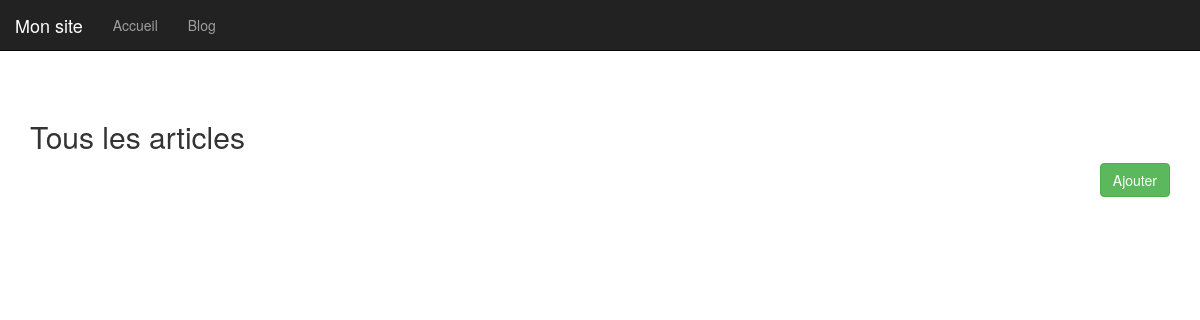
Before: /blog/ with the older database file.
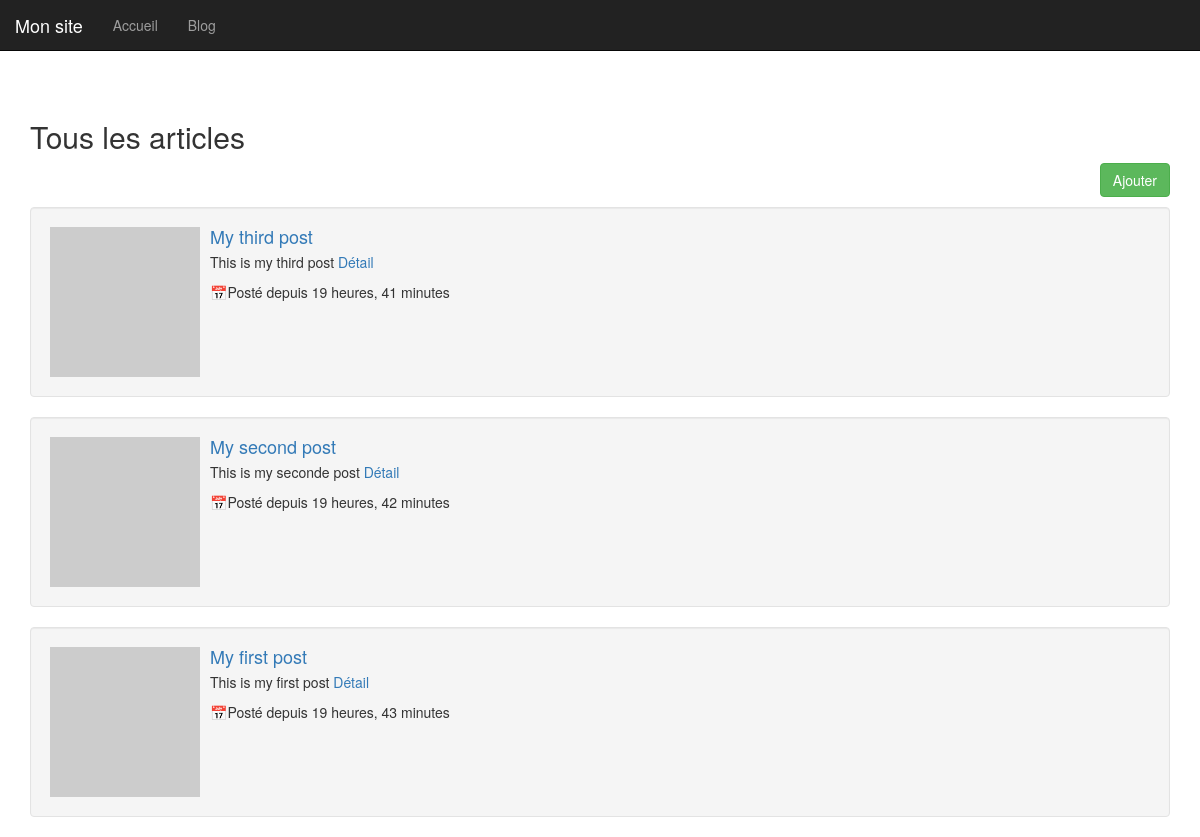
After: the same page with the newer database file.
### blog/models.py (models this page shows, shortened)
class Post(models.Model):
    created_at = models.DateTimeField('date de création', auto_now_add=True)
    updated_at = models.DateTimeField('date de mise à jour', auto_now=True)
    title = models.CharField('titre', max_length=50)
    content = models.TextField("contenu de l'article")
    image = models.ImageField('photo', upload_to="images/blog/", null=True)
    category = models.ForeignKey('Category', on_delete=models.CASCADE)
    class Meta:
        verbose_name = 'article'
        verbose_name_plural = 'articles'

### blog/views.py (the view)
# urls.py: path('', views.listing, name='posts'),
def listing(request):
    posts = Post.objects.order_by('-created_at')
    return render(request, 'blog/listing.html', {'posts': posts})

### blog/templates/blog/listing.html
{% extends 'base.html' %}
{% block content %}
{% include 'blog/list.html' with list_title='Tous les articles' %}
{% endblock content %}

### templates/base.html (shortened to what this page needs)
<!DOCTYPE html>
{% load static %}
<html lang="en">
<head>
    <link rel="stylesheet" href="{% static 'style.css' %}">
</head>
<body>
    {% include '_nav.html' %}
    <div style="margin-top:100px" class="container">
        {% block content %}
        {% endblock content %}
    </div>
</body>
</html>

### templates/_nav.html
<nav class="navbar-fixed-top navbar navbar-inverse" >
    <div class="container-fluid">
        <a class="navbar-brand" href="#">Mon site</a>
        <ul class="nav navbar-nav">
            <li><a href="{% url 'index' %}">Accueil</a></li>
            <li><a href="{% url 'blog:posts' %}">Blog</a></li>
        </ul>
    </div>
</nav>

### blog/templates/blog/list.html
<h2 class="">{{ list_title }}</h2>
<p class="text-right"><a href="{% url 'blog:add_post' %}" class="btn btn-success">Ajouter</a></p>
<div >
   {% for post in posts %}
         <div class="well">
            <div class="media">
               <div class="media-left">
                  {% if post.image %}
                     <img src="{{ post.image.url }}" alt="{{ post.image.url }}" width="150px" height="150px">
                  {% else %}
                     <img src="http://placehold.it/150x150" alt="http://placehold.it/150x150">
                  {% endif %}
               </div>
               <div class="media-body">
                  <h4 class="media-heading"><a href="{% url 'blog:detail' post.id %}">{{ post.title }}</a></h4>
                  <p>{{ post.content|truncatewords:50 }} <a href="{% url 'blog:detail' post.id %}">Détail</a></p>
                  <p>📅Posté depuis {{ post.created_at|timesince }}</p>
               </div>
            </div>
         </div>
   {% endfor %}
</div>

Changed rows visible on the page:
added Post: title "My third post", content "This is my third post", created_at "19 heures, 41 minutes"
added Post: title "My second post", content "This is my seconde post", created_at "19 heures, 42 minutes"
added Post: title "My first post", content "This is my first post", created_at "19 heures, 43 minutes"
